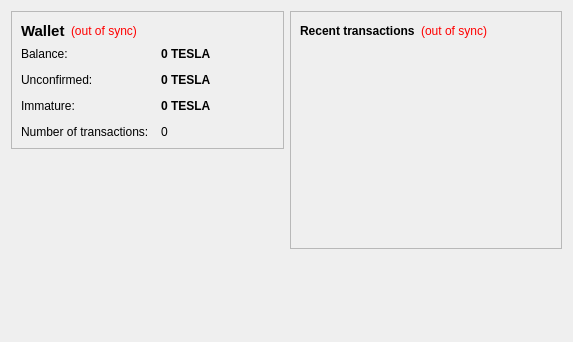
<?xml version="1.0" encoding="UTF-8"?>
<ui version="4.0">
 <class>OverviewPage</class>
 <widget class="QWidget" name="OverviewPage">
  <property name="geometry">
   <rect>
    <x>0</x>
    <y>0</y>
    <width>573</width>
    <height>342</height>
   </rect>
  </property>
  <property name="windowTitle">
   <string>Form</string>
  </property>
  <layout class="QHBoxLayout" name="horizontalLayout" stretch="1,1">
   <item>
    <layout class="QVBoxLayout" name="verticalLayout_2">
     <item>
      <widget class="QFrame" name="frame">
       <property name="frameShape">
        <enum>QFrame::StyledPanel</enum>
       </property>
       <property name="frameShadow">
        <enum>QFrame::Raised</enum>
       </property>
       <layout class="QVBoxLayout" name="verticalLayout_4">
        <item>
         <layout class="QHBoxLayout" name="horizontalLayout_4">
          <item>
           <widget class="QLabel" name="label_5">
            <property name="font">
             <font>
              <pointsize>11</pointsize>
              <weight>75</weight>
              <bold>true</bold>
             </font>
            </property>
            <property name="text">
             <string>Wallet</string>
            </property>
           </widget>
          </item>
          <item>
           <widget class="QLabel" name="labelWalletStatus">
            <property name="toolTip">
             <string>The displayed information may be out of date. Your wallet automatically synchronizes with the TeslaX3 network after a connection is established, but this process has not completed yet.</string>
            </property>
            <property name="styleSheet">
             <string notr="true">QLabel { color: red; }</string>
            </property>
            <property name="text">
             <string notr="true">(out of sync)</string>
            </property>
            <property name="alignment">
             <set>Qt::AlignLeading|Qt::AlignLeft|Qt::AlignVCenter</set>
            </property>
           </widget>
          </item>
          <item>
           <spacer name="horizontalSpacer_2">
            <property name="orientation">
             <enum>Qt::Horizontal</enum>
            </property>
            <property name="sizeHint" stdset="0">
             <size>
              <width>40</width>
              <height>20</height>
             </size>
            </property>
           </spacer>
          </item>
         </layout>
        </item>
        <item>
         <layout class="QFormLayout" name="formLayout_2">
          <property name="fieldGrowthPolicy">
           <enum>QFormLayout::AllNonFixedFieldsGrow</enum>
          </property>
          <property name="horizontalSpacing">
           <number>12</number>
          </property>
          <property name="verticalSpacing">
           <number>12</number>
          </property>
          <item row="0" column="0">
           <widget class="QLabel" name="label">
            <property name="text">
             <string>Balance:</string>
            </property>
           </widget>
          </item>
          <item row="0" column="1">
           <widget class="QLabel" name="labelBalance">
            <property name="font">
             <font>
              <weight>75</weight>
              <bold>true</bold>
             </font>
            </property>
            <property name="cursor">
             <cursorShape>IBeamCursor</cursorShape>
            </property>
            <property name="toolTip">
             <string>Your current balance</string>
            </property>
            <property name="text">
             <string notr="true">0 TESLA</string>
            </property>
            <property name="textInteractionFlags">
             <set>Qt::LinksAccessibleByMouse|Qt::TextSelectableByKeyboard|Qt::TextSelectableByMouse</set>
            </property>
           </widget>
          </item>
          <item row="1" column="0">
           <widget class="QLabel" name="label_3">
            <property name="text">
             <string>Unconfirmed:</string>
            </property>
           </widget>
          </item>
          <item row="1" column="1">
           <widget class="QLabel" name="labelUnconfirmed">
            <property name="font">
             <font>
              <weight>75</weight>
              <bold>true</bold>
             </font>
            </property>
            <property name="cursor">
             <cursorShape>IBeamCursor</cursorShape>
            </property>
            <property name="toolTip">
             <string>Total of transactions that have yet to be confirmed, and do not yet count toward the current balance</string>
            </property>
            <property name="text">
             <string notr="true">0 TESLA</string>
            </property>
            <property name="textInteractionFlags">
             <set>Qt::LinksAccessibleByMouse|Qt::TextSelectableByKeyboard|Qt::TextSelectableByMouse</set>
            </property>
           </widget>
          </item>
          <item row="3" column="0">
           <widget class="QLabel" name="label_2">
            <property name="text">
             <string>Number of transactions:</string>
            </property>
           </widget>
          </item>
          <item row="3" column="1">
           <widget class="QLabel" name="labelNumTransactions">
            <property name="toolTip">
             <string>Total number of transactions in wallet</string>
            </property>
            <property name="text">
             <string notr="true">0</string>
            </property>
           </widget>
          </item>
          <item row="2" column="0">
           <widget class="QLabel" name="labelImmatureText">
            <property name="text">
             <string>Immature:</string>
            </property>
           </widget>
          </item>
          <item row="2" column="1">
           <widget class="QLabel" name="labelImmature">
            <property name="font">
             <font>
              <weight>75</weight>
              <bold>true</bold>
             </font>
            </property>
            <property name="toolTip">
             <string>Mined balance that has not yet matured</string>
            </property>
            <property name="text">
             <string notr="true">0 TESLA</string>
            </property>
            <property name="textInteractionFlags">
             <set>Qt::LinksAccessibleByMouse|Qt::TextSelectableByKeyboard|Qt::TextSelectableByMouse</set>
            </property>
           </widget>
          </item>
         </layout>
        </item>
       </layout>
      </widget>
     </item>
     <item>
      <spacer name="verticalSpacer">
       <property name="orientation">
        <enum>Qt::Vertical</enum>
       </property>
       <property name="sizeHint" stdset="0">
        <size>
         <width>20</width>
         <height>40</height>
        </size>
       </property>
      </spacer>
     </item>
    </layout>
   </item>
   <item>
    <layout class="QVBoxLayout" name="verticalLayout_3">
     <item>
      <widget class="QFrame" name="frame_2">
       <property name="frameShape">
        <enum>QFrame::StyledPanel</enum>
       </property>
       <property name="frameShadow">
        <enum>QFrame::Raised</enum>
       </property>
       <layout class="QVBoxLayout" name="verticalLayout">
        <item>
         <layout class="QHBoxLayout" name="horizontalLayout_2">
          <item>
           <widget class="QLabel" name="label_4">
            <property name="text">
             <string>&lt;b&gt;Recent transactions&lt;/b&gt;</string>
            </property>
           </widget>
          </item>
          <item>
           <widget class="QLabel" name="labelTransactionsStatus">
            <property name="toolTip">
             <string>The displayed information may be out of date. Your wallet automatically synchronizes with the TeslaX3 network after a connection is established, but this process has not completed yet.</string>
            </property>
            <property name="styleSheet">
             <string notr="true">QLabel { color: red; }</string>
            </property>
            <property name="text">
             <string notr="true">(out of sync)</string>
            </property>
            <property name="alignment">
             <set>Qt::AlignRight|Qt::AlignTrailing|Qt::AlignVCenter</set>
            </property>
           </widget>
          </item>
          <item>
           <spacer name="horizontalSpacer">
            <property name="orientation">
             <enum>Qt::Horizontal</enum>
            </property>
            <property name="sizeHint" stdset="0">
             <size>
              <width>40</width>
              <height>20</height>
             </size>
            </property>
           </spacer>
          </item>
         </layout>
        </item>
        <item>
         <widget class="QListView" name="listTransactions">
          <property name="styleSheet">
           <string notr="true">QListView { background: transparent; }</string>
          </property>
          <property name="frameShape">
           <enum>QFrame::NoFrame</enum>
          </property>
          <property name="verticalScrollBarPolicy">
           <enum>Qt::ScrollBarAlwaysOff</enum>
          </property>
          <property name="horizontalScrollBarPolicy">
           <enum>Qt::ScrollBarAlwaysOff</enum>
          </property>
          <property name="selectionMode">
           <enum>QAbstractItemView::NoSelection</enum>
          </property>
         </widget>
        </item>
       </layout>
      </widget>
     </item>
     <item>
      <spacer name="verticalSpacer_2">
       <property name="orientation">
        <enum>Qt::Vertical</enum>
       </property>
       <property name="sizeHint" stdset="0">
        <size>
         <width>20</width>
         <height>40</height>
        </size>
       </property>
      </spacer>
     </item>
    </layout>
   </item>
  </layout>
 </widget>
 <resources/>
 <connections/>
</ui>
